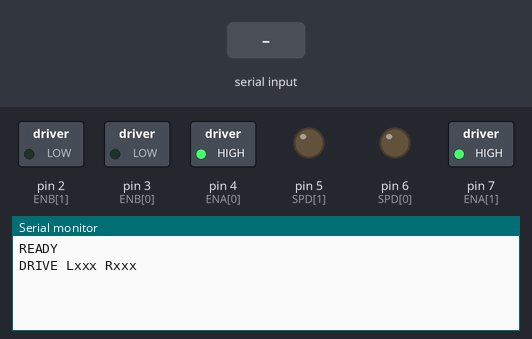
Recording of a sketch running on a simulated Arduino Uno, built with avr-gcc and run on an emulated ATmega328P. On the bench: switched loads named in the sketch (green lamp = pin HIGH), output pins drawn as LEDs (lit = HIGH), the last lines printed to the serial monitor. The inputs (shaded band) are chosen by the test bench.

Above: at 1.2 s.
1.3 s: "DRIVE 1\n" received over Serial
At 2.1 s:
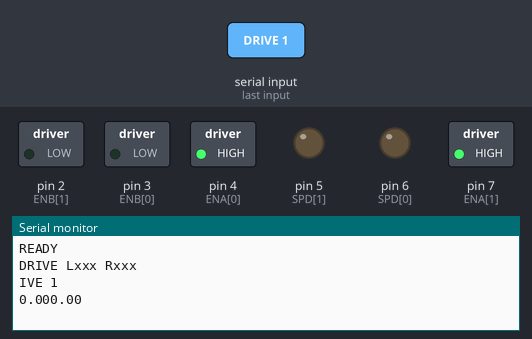
2.8 s: "DRIVE\n" received over Serial
At 3.2 s:
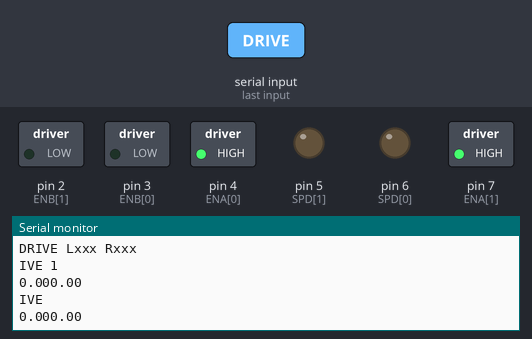

The sketch:

Zoomba.ino
```cpp
int ENA[] =  {4,7};
int ENB[] =  {3,2};
int SPD[] =  {6,5};
int SCALE[] = {100,100};

void setup() {
  pinMode(ENA[0], OUTPUT);
  pinMode(ENB[0], OUTPUT);
  pinMode(ENA[1], OUTPUT);
  pinMode(ENB[1], OUTPUT);
  pinMode(SPD[0], OUTPUT);
  pinMode(SPD[1], OUTPUT);

  digitalWrite(ENA[0], HIGH);
  digitalWrite(ENB[0], LOW);
  digitalWrite(ENA[1], HIGH);
  digitalWrite(ENB[1], LOW);


  Serial.begin(115200);
  Serial.println("READY");
  Serial.println("DRIVE Lxxx Rxxx");

}

void loop() {
  // put your main code here, to run repeatedly:
    handleSerial();
}

void handleSerial() {
  float left = 0;
  float right = 0;
  float SPDS[2];

  if (!Serial.available()) return;

  String cmd = Serial.readStringUntil('\n');
  cmd.trim();

  if (cmd.startsWith("DRIVE")) {
      left = atof((cmd.substring(cmd.indexOf('L')+1,cmd.indexOf(' ',cmd.indexOf('L')+1))).c_str());
      right = atof((cmd.substring(cmd.indexOf('R',cmd.indexOf('L'))+1,cmd.length())).c_str());
      //sscanf(cmd.c_str(), "DRIVE L%f R%f", &left, &right);
      SPDS[0] = left;
      SPDS[1] = right;
      wheel(SPDS);
      Serial.println(cmd.substring(cmd.indexOf('R')+1, cmd.length()));
      Serial.println(String(left)+String(right));
    }


}

void wheel(float SPDS[]){
  for (int i =0; i < 2; i++){
    if (abs(SPDS[i]) - 0.2 > 0){
      if (SPDS[i] > 0){
        digitalWrite(ENA[i], HIGH);
        digitalWrite(ENB[i], LOW);
        Serial.println("ENA" + String(i) + " pin:" + String(ENA[i]) + "=HIGH");
        Serial.println("ENB" + String(i) + " pin:" + String(ENB[i]) + "=LOW");
      } else {
        digitalWrite(ENA[i], LOW);
        digitalWrite(ENB[i], HIGH);
        Serial.println("ENA" + String(i) + " pin:" + String(ENA[i]) + "=LOW");
        Serial.println("ENB" + String(i) + " pin:" + String(ENB[i]) + "=HIGH");
      }
      analogWrite(SPD[i], SCALE[i]*abs(SPDS[i]));
    } else {
    analogWrite(SPD[i], 0);
    }
  }

}
```

Measured:
- after the input at 1.3 s, the serial monitor: prints a new line at once (image 1)
- after the input at 2.8 s, the serial monitor: prints a new line at once (image 2)
